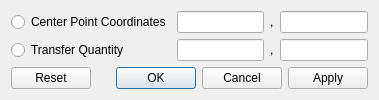
<?xml version="1.0" encoding="UTF-8"?>
<ui version="4.0">
 <class>RawDataRiverPathPointMoveDialog</class>
 <widget class="QDialog" name="RawDataRiverPathPointMoveDialog">
  <property name="geometry">
   <rect>
    <x>0</x>
    <y>0</y>
    <width>379</width>
    <height>95</height>
   </rect>
  </property>
  <property name="windowTitle">
   <string>Move Traversal Line</string>
  </property>
  <layout class="QVBoxLayout" name="verticalLayout">
   <item>
    <layout class="QGridLayout" name="gridLayout">
     <item row="0" column="1">
      <widget class="RealNumberEditWidget" name="coordX"/>
     </item>
     <item row="0" column="2">
      <widget class="QLabel" name="centerCommaLabel">
       <property name="text">
        <string>,</string>
       </property>
      </widget>
     </item>
     <item row="0" column="3">
      <widget class="RealNumberEditWidget" name="coordY"/>
     </item>
     <item row="1" column="0">
      <widget class="QRadioButton" name="offsetModeRadioButton">
       <property name="text">
        <string>Transfer Quantity</string>
       </property>
      </widget>
     </item>
     <item row="1" column="1">
      <widget class="RealNumberEditWidget" name="offsetX"/>
     </item>
     <item row="1" column="2">
      <widget class="QLabel" name="offsetCommaLabel">
       <property name="text">
        <string>,</string>
       </property>
      </widget>
     </item>
     <item row="1" column="3">
      <widget class="RealNumberEditWidget" name="offsetY"/>
     </item>
     <item row="0" column="0">
      <widget class="QRadioButton" name="centerPointModeRadioButton">
       <property name="text">
        <string>Center Point Coordinates</string>
       </property>
      </widget>
     </item>
    </layout>
   </item>
   <item>
    <widget class="QDialogButtonBox" name="buttonBox">
     <property name="orientation">
      <enum>Qt::Horizontal</enum>
     </property>
     <property name="standardButtons">
      <set>QDialogButtonBox::Apply|QDialogButtonBox::Cancel|QDialogButtonBox::Ok|QDialogButtonBox::Reset</set>
     </property>
    </widget>
   </item>
  </layout>
 </widget>
 <customwidgets>
  <customwidget>
   <class>RealNumberEditWidget</class>
   <extends>QLineEdit</extends>
   <header>guibase/realnumbereditwidget.h</header>
  </customwidget>
 </customwidgets>
 <resources/>
 <connections>
  <connection>
   <sender>buttonBox</sender>
   <signal>accepted()</signal>
   <receiver>RawDataRiverPathPointMoveDialog</receiver>
   <slot>accept()</slot>
   <hints>
    <hint type="sourcelabel">
     <x>227</x>
     <y>77</y>
    </hint>
    <hint type="destinationlabel">
     <x>157</x>
     <y>94</y>
    </hint>
   </hints>
  </connection>
  <connection>
   <sender>buttonBox</sender>
   <signal>rejected()</signal>
   <receiver>RawDataRiverPathPointMoveDialog</receiver>
   <slot>reject()</slot>
   <hints>
    <hint type="sourcelabel">
     <x>295</x>
     <y>83</y>
    </hint>
    <hint type="destinationlabel">
     <x>286</x>
     <y>94</y>
    </hint>
   </hints>
  </connection>
  <connection>
   <sender>centerPointModeRadioButton</sender>
   <signal>toggled(bool)</signal>
   <receiver>coordX</receiver>
   <slot>setEnabled(bool)</slot>
   <hints>
    <hint type="sourcelabel">
     <x>85</x>
     <y>14</y>
    </hint>
    <hint type="destinationlabel">
     <x>189</x>
     <y>16</y>
    </hint>
   </hints>
  </connection>
  <connection>
   <sender>centerPointModeRadioButton</sender>
   <signal>toggled(bool)</signal>
   <receiver>coordY</receiver>
   <slot>setEnabled(bool)</slot>
   <hints>
    <hint type="sourcelabel">
     <x>57</x>
     <y>20</y>
    </hint>
    <hint type="destinationlabel">
     <x>301</x>
     <y>20</y>
    </hint>
   </hints>
  </connection>
  <connection>
   <sender>offsetModeRadioButton</sender>
   <signal>toggled(bool)</signal>
   <receiver>offsetX</receiver>
   <slot>setEnabled(bool)</slot>
   <hints>
    <hint type="sourcelabel">
     <x>65</x>
     <y>45</y>
    </hint>
    <hint type="destinationlabel">
     <x>182</x>
     <y>47</y>
    </hint>
   </hints>
  </connection>
  <connection>
   <sender>offsetModeRadioButton</sender>
   <signal>toggled(bool)</signal>
   <receiver>offsetY</receiver>
   <slot>setEnabled(bool)</slot>
   <hints>
    <hint type="sourcelabel">
     <x>57</x>
     <y>43</y>
    </hint>
    <hint type="destinationlabel">
     <x>343</x>
     <y>48</y>
    </hint>
   </hints>
  </connection>
 </connections>
</ui>
